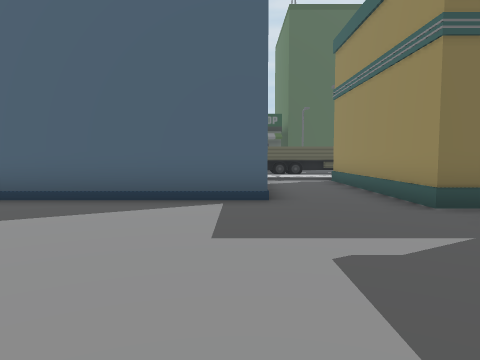
[1] (above)

24 first-person views from a walk through a scene from a Unity 3-D project. The camera is 1.5 m above the floor, tilts 4° down and sees 70° across. The floor is counted in squares, 2 m on a side. Each view is taken from the middle of a square. On the plan, view 1 faces up. The plan holds only what a view shows up to about 11 squares ahead; the rest is blank. The place goes on beyond the plan. The player is left out. Some animated figures are not drawn.

[2]
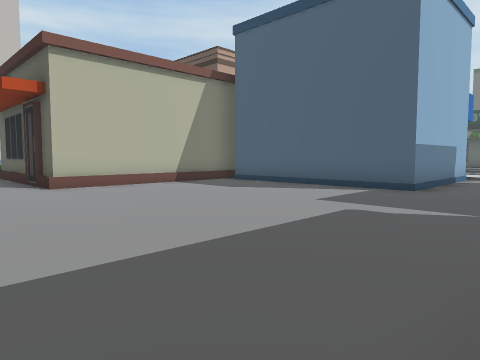

[3]
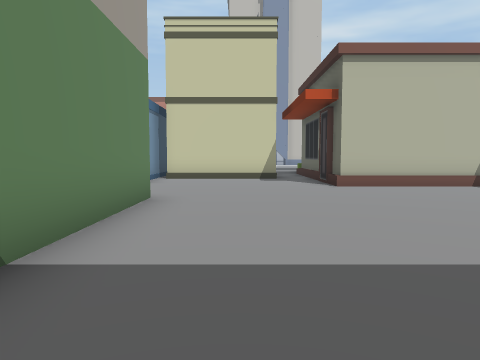

[4]
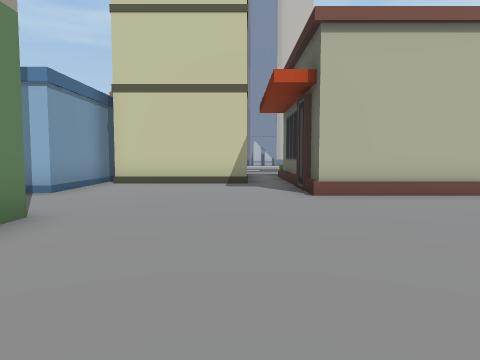

[5]
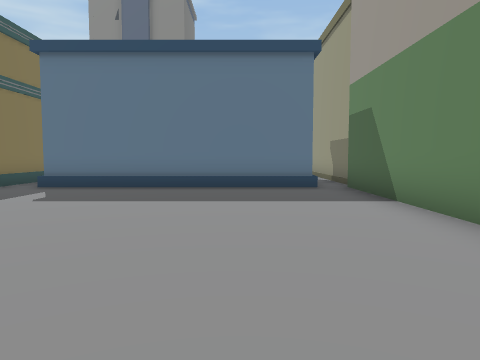

[6]
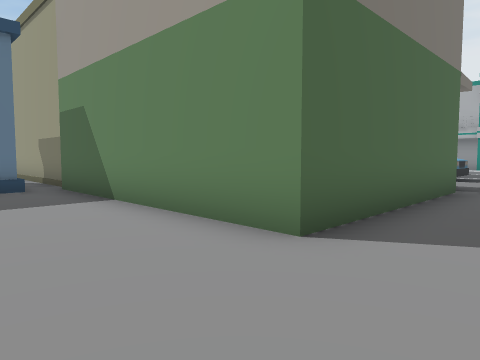

[7]
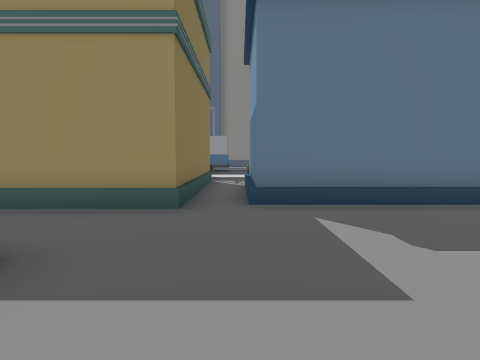

[8]
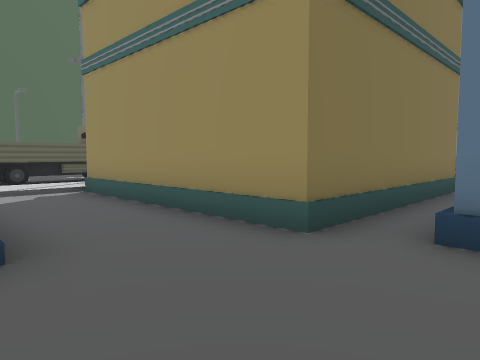

[9]
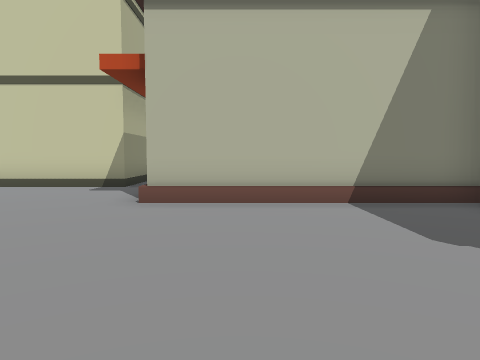

[10]
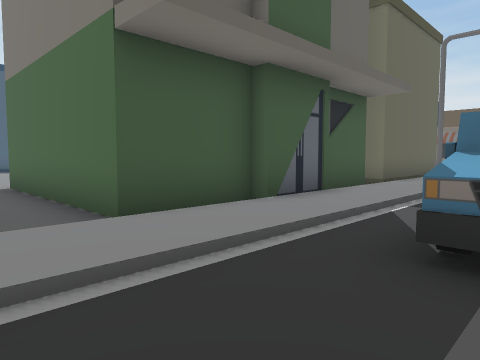

[11]
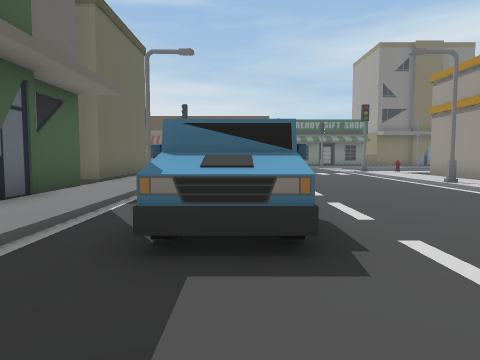

[12]
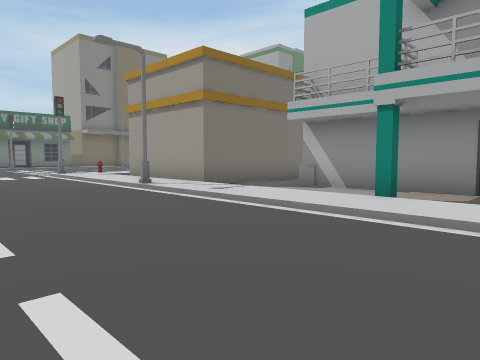

[13]
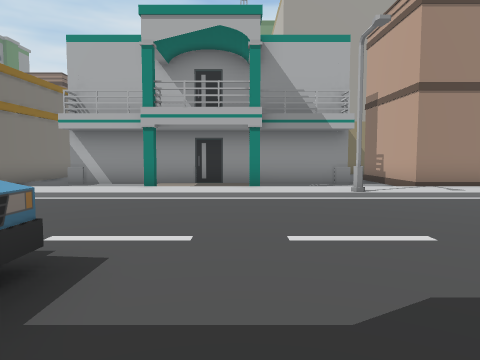

[14]
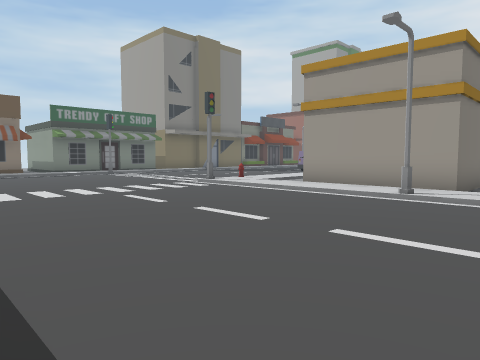

[15]
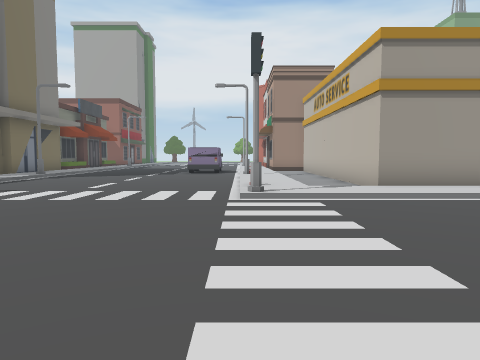

[16]
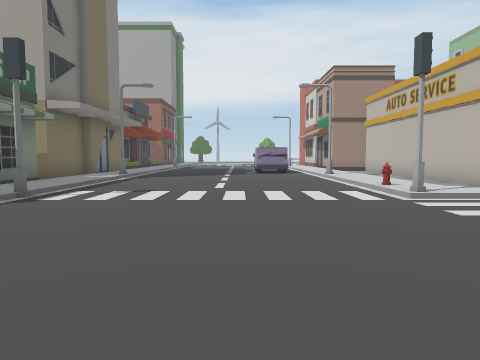

[17]
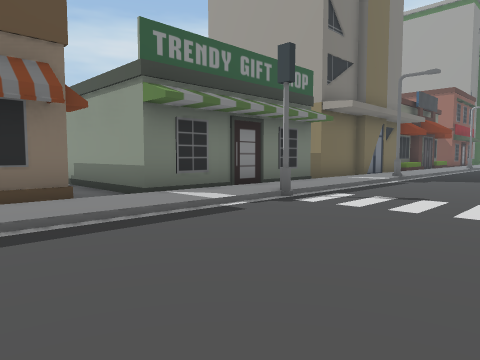

[18]
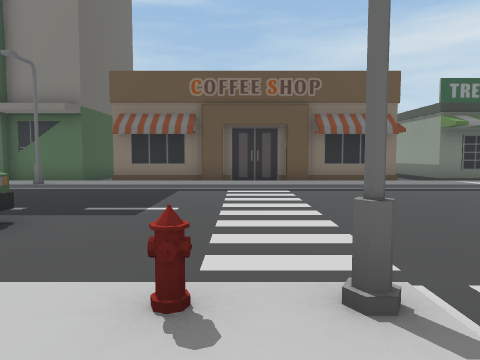

[19]
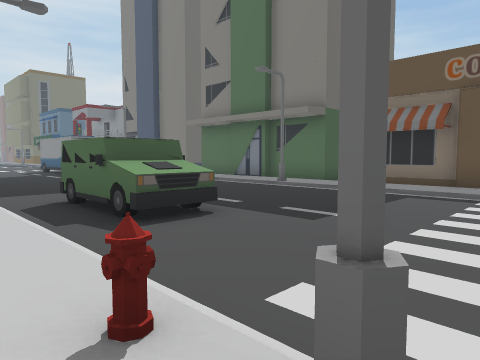

[20]
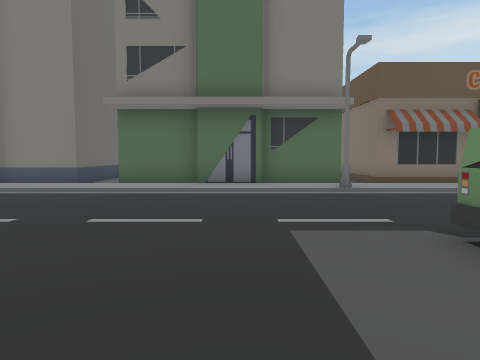

[21]
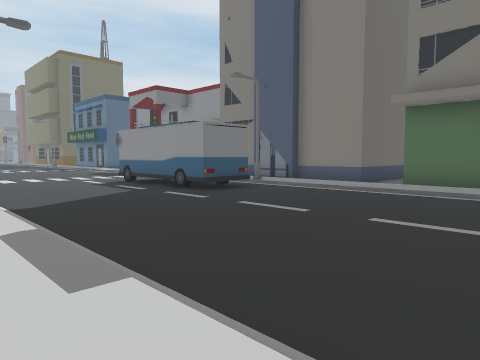

[22]
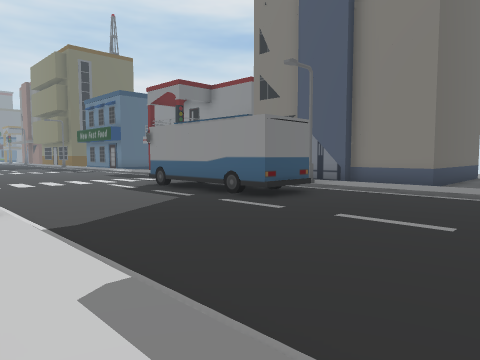

[23]
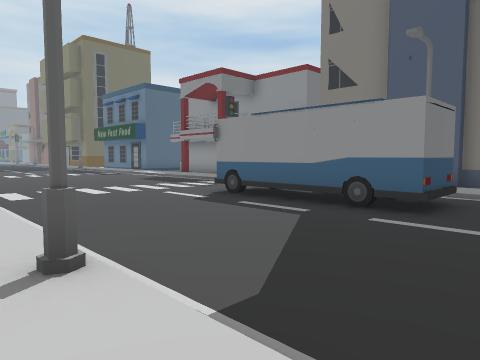

[24]
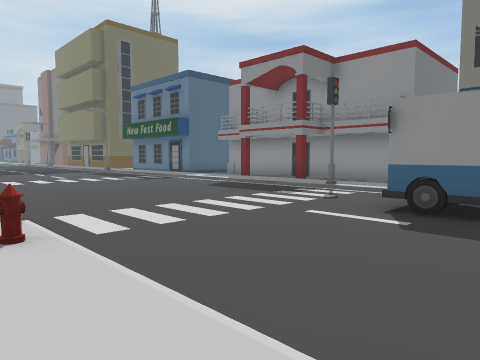

### Floor plan
Key: @ floor where view 1 was taken; # wall or solid block; . main floor; : floor 0.25 m higher than the main floor; / step, stairs or slope; O other object.
Columns run from 10 left of view 1 to 22 right of it. Each row starts with its distance up from view 1.
 19                      ..
 18                      ...
 17                      ....
 16                      .....
 15                      ......
 14             O O      ....../
 13             OOO      ....../:
 12             /O       ......#:
 11            :::      /....../:
 10           O..#     :O....../
  9           O..#     :/....OO  O
  8           O..#     :/....O   O
  7           O..#     :/....O   O
  6     OO#OOOO..#     :/....OO/:O
  5     O........######:O....OOO:O
  4     O........////////....../:O
  3     O......../OOOO //....../:OOOO
  2     O......../O    //....../:....
  1 OOOOO......../O    :/....../:O
  0 ..........@../O    :/....../:O
 -1 ##.........../O    //....../:O
 -2  #.........../O    //....../:O
 -3  #.........../O     /....../:O
 -4  #.....OOOOOOO##### /.O..../:O
 -5 #####..O            OO ....O:O
 -6       .O            /OO..../:##
 -7       .O            /OO..../:#
 -8       .O           :/....../:#
 -9       .OOOOOOO#### :/....../:#
-10      :::::::::::: ::O....../:#
-11      ////////O/    //....../:#
-12      ...O  ................/:#
-13     ....OO ................/:#
-14     ......................./:#
-15    ......................../:#
-16   ........................./:....
-17   ........................./:####
-18  //O/////////O//////#......#:#
-19 ::::::::::::::::::::/....../:#
-20 ##    #.#....OOOOO.:O....../:#
-21  #...........O   O.:/....../:#
-22  #.#########.O   O.:/....../:#
-23             .O   O. /....../:OO
-24                          ..O O

Where each view was taken, in squares from view 1:
view 1: 0 up, 0 right, facing up
view 2: 2 down, 3 right, facing up-left
view 3: 2 down, 3 right, facing left
view 4: 1 down, 1 right, facing left
view 5: 1 down, 5 left, facing right
view 6: 1 down, 5 left, facing down-right
view 7: 4 up, 2 left, facing right
view 8: 3 up, 0 right, facing up-right
view 9: 2 up, 0 right, facing left
view 10: 13 down, 5 left, facing up-right
view 11: 13 down, 5 left, facing right
view 12: 14 down, 4 left, facing down-right
view 13: 11 down, 4 left, facing down
view 14: 11 down, 1 right, facing down-right
view 15: 12 down, 10 right, facing down
view 16: 12 down, 13 right, facing down
view 17: 13 down, 13 right, facing down-right
view 18: 10 down, 8 right, facing right
view 19: 11 down, 9 right, facing up-right
view 20: 2 down, 9 right, facing right
view 21: 2 down, 9 right, facing up-right
view 22: 0 up, 9 right, facing up-right
view 23: 3 up, 9 right, facing up-right
view 24: 7 up, 9 right, facing up-right
